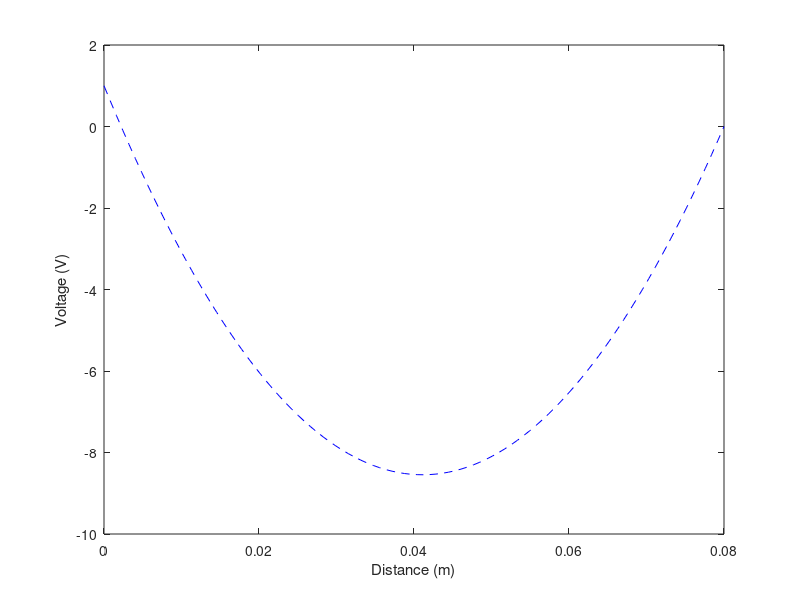

MATLAB code to generate this figure:
%initialization
clc;
clear;
close all;

%Inputs
er = 1; %relative permittivity
v0 = 1; %volt
d = 8; %centimeter
p0 = 10e-8; %C/m^3
e0 = 8.85e-12; % F/m

%calculations
d = d * 1e-2;
x = linspace(0, d, 100);

vx = ((p0)/(2*er*e0)) * x.^2 - ((p0*d)/(2*er*e0)+ v0/d) * x + v0;

plot(x, vx, '--', 'color', 'b');
xlabel("Distance (m)");
ylabel("Voltage (V)");
